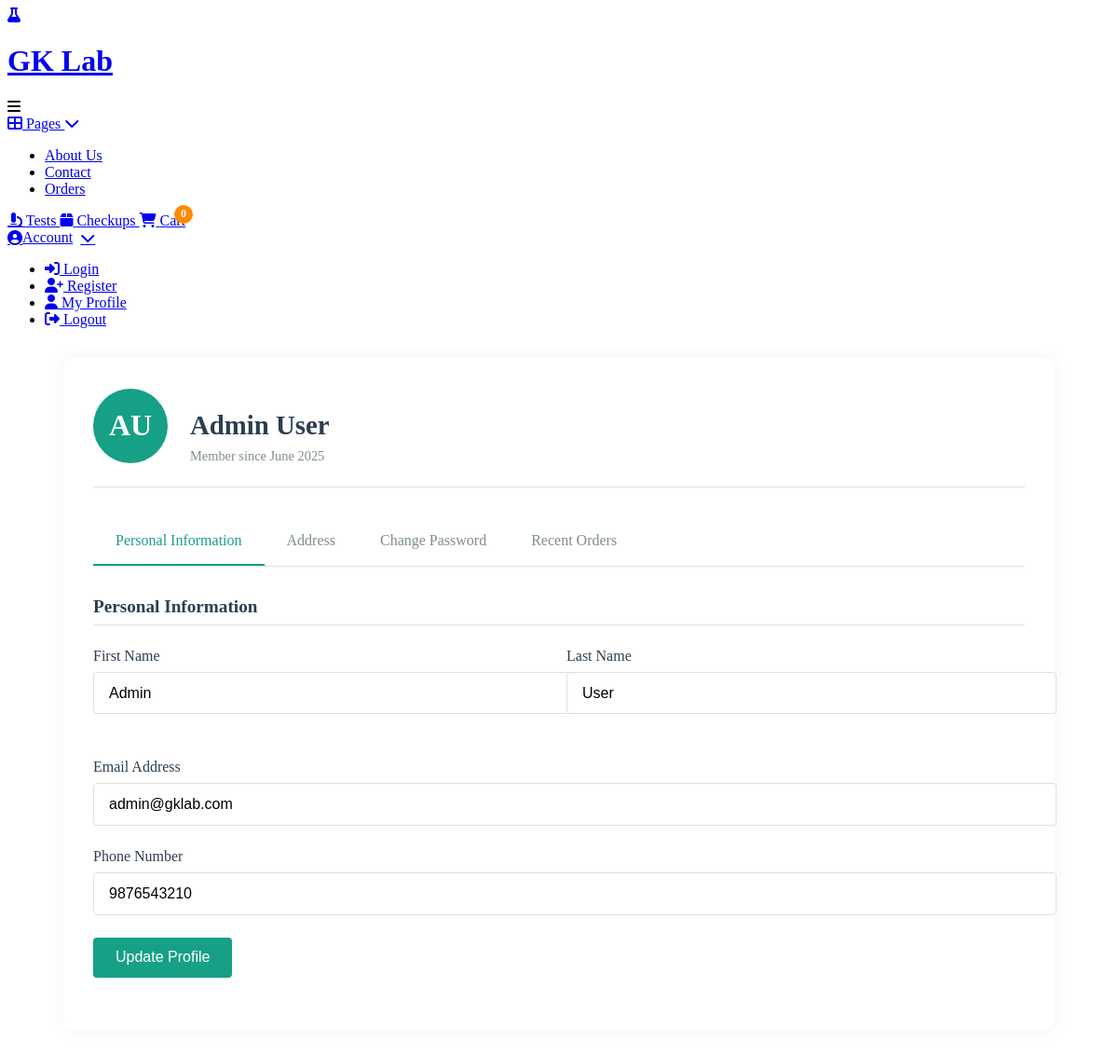
The app's page /profile.php (signed in) with its own data.
### tables this page shows
CREATE TABLE IF NOT EXISTS users (
    id INT(11) AUTO_INCREMENT PRIMARY KEY,
    first_name VARCHAR(50) NOT NULL,
    last_name VARCHAR(50) NOT NULL,
    email VARCHAR(100) NOT NULL UNIQUE,
    password VARCHAR(255) NOT NULL,
    phone VARCHAR(20) NOT NULL,
    address TEXT,
    city VARCHAR(50),
    state VARCHAR(50),
    pincode VARCHAR(10),
    role ENUM('customer', 'admin') DEFAULT 'customer',
    created_at TIMESTAMP DEFAULT CURRENT_TIMESTAMP,
    updated_at TIMESTAMP DEFAULT CURRENT_TIMESTAMP ON UPDATE CURRENT_TIMESTAMP
);

### profile.php (the view, shortened to what this page needs)
<?php
include_once 'config/db.php';
$user_id = $_SESSION['user_id'];
$stmt = $conn->prepare("SELECT * FROM users WHERE id = ?");
$stmt->bind_param("i", $user_id);
$stmt->execute();
$result = $stmt->get_result();
$user = $result->fetch_assoc();
?>
<!DOCTYPE html>
<html lang="en">
<head>
    <link rel="stylesheet" href="https://cdnjs.cloudflare.com/ajax/libs/font-awesome/6.4.0/css/all.min.css">
    <link rel="stylesheet" href="css/style.css">
</head>
<body>
    <header>
        <div class="container header-container">
            <div class="logo-container">
                <div class="logo">
                    <a href="index.html">
                        <div class="logo-icon">
                            <i class="fas fa-flask"></i>
                        </div>
                        <h1 class="logo-text">GK Lab</h1>
                    </a>
                </div>
            </div>
            <div class="mobile-menu-toggle" id="mobile-menu-toggle">
                <i class="fas fa-bars"></i>
            </div>
            <nav class="nav-menu" id="nav-menu">
                <div class="menu-dropdown">
                    <a href="#" class="menu-item dropdown-toggle">
                        <i class="fas fa-th-large"></i>
                        Pages <i class="fas fa-chevron-down"></i>
                    </a>
                    <ul class="dropdown-menu">
                        <li><a href="pages/about.html">About Us</a></li>
                        <li><a href="pages/contact.html">Contact</a></li>
                        <li class="logged-in-only"><a href="pages/orders.php">Orders</a></li>
                    </ul>
                </div>
                <a href="tests.php" class="menu-item">
                    <i class="fas fa-microscope"></i>
                    Tests
                </a>
                <a href="checkups.php" class="menu-item">
                    <i class="fas fa-box"></i>
                    Checkups
                </a>
                <a href="pages/cart.php" class="btn-cart">
                    <i class="fas fa-shopping-cart"></i>
                    Cart
                    <span class="cart-count" id="cart-count">0</span>
                </a>
                <div class="menu-dropdown">
                    <a href="#" class="btn-support dropdown-toggle user-toggle" style="display: flex; align-items: center;" id="account-dropdown-toggle">
                        <i class="fas fa-user-circle"></i>
                        <span id="account-text">Account</span> <i class="fas fa-chevron-down" style="margin-left: 8px;"></i>
                    </a>
                    <ul class="dropdown-menu user-dropdown">
                        <li><a href="login.php"><i class="fas fa-sign-in-alt"></i> Login</a></li>
                        <li><a href="register.php"><i class="fas fa-user-plus"></i> Register</a></li>
                        <li class="logged-in-only"><a href="profile.php"><i class="fas fa-user"></i> My Profile</a></li>
                        <li class="logged-in-only"><a href="logout.php"><i class="fas fa-sign-out-alt"></i> Logout</a></li>
                    </ul>
                </div>
            </nav>
        </div>
    </header>
    <section class="profile-section">
        <div class="profile-container">
            <div class="profile-header">
                <div class="profile-avatar">
                    <?php echo strtoupper(substr($user['first_name'], 0, 1) . substr($user['last_name'], 0, 1)); ?>
                </div>
                <div class="profile-title">
                    <h1><?php echo $user['first_name'] . ' ' . $user['last_name']; ?></h1>
                    <div class="profile-subtitle">Member since <?php echo date('F Y', strtotime($user['created_at'])); ?></div>
                </div>
            </div>
            <div class="profile-tabs">
                <div class="profile-tab active" data-tab="personal-info">Personal Information</div>
                <div class="profile-tab" data-tab="address">Address</div>
                <div class="profile-tab" data-tab="password">Change Password</div>
                <div class="profile-tab" data-tab="orders">Recent Orders</div>
            </div>
            <div class="profile-tab-content active" id="personal-info">
                <h2 class="section-title">Personal Information</h2>
                <form method="post" action="">
                    <div class="form-row">
                        <div class="form-col">
                            <div class="form-group">
                                <label class="form-label" for="first_name">First Name</label>
                                <input type="text" class="form-input" id="first_name" name="first_name" value="<?php echo $user['first_name']; ?>" required>
                            </div>
                        </div>
                        <div class="form-col">
                            <div class="form-group">
                                <label class="form-label" for="last_name">Last Name</label>
                                <input type="text" class="form-input" id="last_name" name="last_name" value="<?php echo $user['last_name']; ?>" required>
                            </div>
                        </div>
                    </div>
                    <div class="form-group">
                        <label class="form-label" for="email">Email Address</label>
                        <input type="email" class="form-input" id="email" name="email" value="<?php echo $user['email']; ?>" required>
                    </div>
                    <div class="form-group">
                        <label class="form-label" for="phone">Phone Number</label>
                        <input type="tel" class="form-input" id="phone" name="phone" value="<?php echo $user['phone']; ?>" required>
                    </div>
                    <div class="form-group">
                        <button type="submit" name="update_profile" class="btn btn-primary">Update Profile</button>
                    </div>
                </form>
            </div>
        </div>
    </section>
</body>
</html>

### profile.php (style rules this page uses)
:root { --primary-green: #16A085; --primary-green-dark: #138D75; --secondary-orange: #FF8A00; --text-dark: #2C3E50; --text-gray: #7F8C8D; --background-light: #F9F9F9; --border-color: #e0e0e0; --white: #FFFFFF; --error-color: #E74C3C; --success-color: #27AE60; }
.cart-count { position: absolute; top: -8px; right: -8px; background-color: #FF8A00; color: white; border-radius: 50%; width: 20px; height: 20px; font-size: 12px; display: flex; align-items: center; justify-content: center; font-weight: bold; }
.btn-cart { position: relative; }
.profile-container { max-width: 1000px; margin: 2rem auto; padding: 2rem; background: var(--white); border-radius: 10px; box-shadow: 0 0 20px rgba(0, 0, 0, 0.05); }
.profile-header { display: flex; align-items: center; margin-bottom: 2rem; border-bottom: 1px solid var(--border-color); padding-bottom: 1.5rem; }
.profile-avatar { width: 80px; height: 80px; border-radius: 50%; background-color: var(--primary-green); color: var(--white); display: flex; align-items: center; justify-content: center; font-size: 2rem; font-weight: 600; margin-right: 1.5rem; }
.profile-title h1 { font-size: 1.8rem; color: var(--text-dark); margin-bottom: 0.5rem; }
.profile-subtitle { color: var(--text-gray); font-size: 0.9rem; }
.profile-tabs { display: flex; border-bottom: 1px solid var(--border-color); margin-bottom: 2rem; }
.profile-tab { padding: 1rem 1.5rem; font-weight: 500; color: var(--text-gray); cursor: pointer; transition: all 0.3s ease; border-bottom: 2px solid transparent; }
.profile-tab.active { color: var(--primary-green); border-bottom: 2px solid var(--primary-green); }
.profile-tab-content { display: none; }
.profile-tab-content.active { display: block; }
.form-group { margin-bottom: 1.5rem; }
.form-label { display: block; margin-bottom: 0.5rem; font-weight: 500; color: var(--text-dark); }
.form-input { width: 100%; padding: 0.8rem 1rem; border: 1px solid var(--border-color); border-radius: 4px; font-size: 1rem; transition: border-color 0.3s ease; }
.form-row { display: flex; gap: 1rem; margin-bottom: 1.5rem; }
.form-col { flex: 1; }
.btn { padding: 0.8rem 1.5rem; border-radius: 4px; font-weight: 500; font-size: 1rem; cursor: pointer; transition: all 0.3s ease; border: none; }
.btn-primary { background-color: var(--primary-green); color: var(--white); }
.section-title { font-size: 1.2rem; color: var(--text-dark); margin-bottom: 1.5rem; padding-bottom: 0.5rem; border-bottom: 1px solid var(--border-color); }

### records on screen
users: first_name+last_name "AU", first_name "Admin", last_name "User", created_at "June 2025", email "admin@gklab.com", phone "9876543210"
